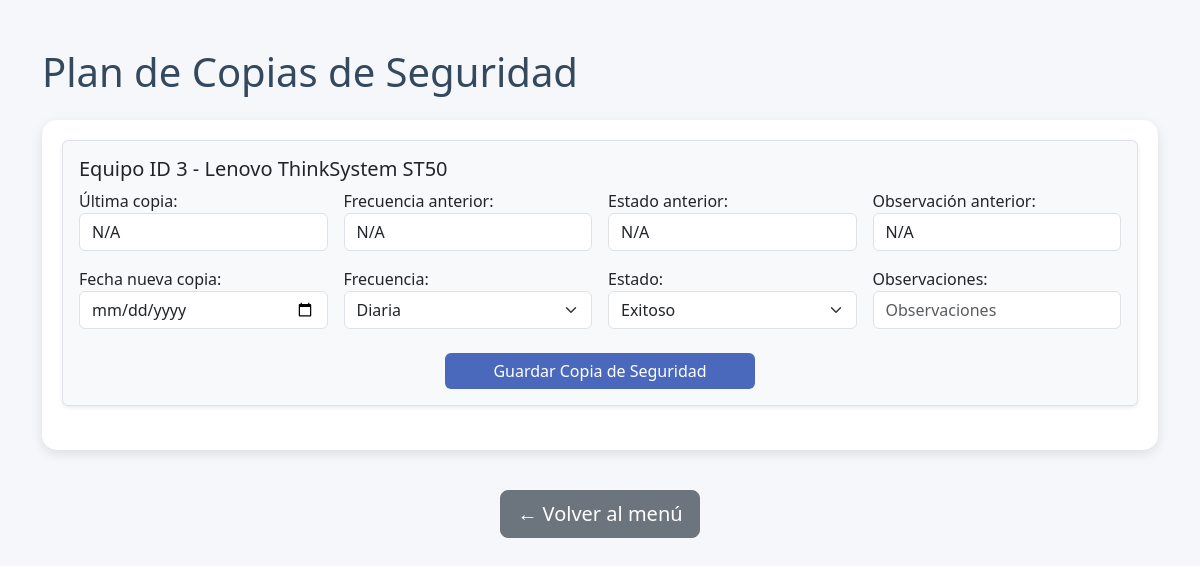
The app's page /copias_seguridad.php with its own data.
### tables this page shows
CREATE TABLE `equipos` (
  `id` int(11) NOT NULL,
  `tipo` enum('PC','notebook','servidor') NOT NULL,
  `marca` varchar(100) NOT NULL,
  `modelo` varchar(100) NOT NULL,
  `procesador` varchar(100) NOT NULL,
  `ram_gb` int(11) NOT NULL,
  `almacenamiento_gb` int(11) NOT NULL,
  `sistema_operativo` varchar(100) NOT NULL,
  `anio_fabricacion` int(11) DEFAULT NULL,
  `empleado_id` int(11) DEFAULT NULL
);

### copias_seguridad.php (the view, shortened to what this page needs)
<?php
$conexion = new mysqli("localhost", "root", "", "sistema_it");
$query = "
SELECT e.id, e.tipo, e.marca, e.modelo,
(SELECT fecha FROM backups b WHERE b.equipo_id = e.id ORDER BY fecha DESC LIMIT 1) AS ultima_fecha,
(SELECT estado FROM backups b WHERE b.equipo_id = e.id ORDER BY fecha DESC LIMIT 1) AS ultimo_estado,
(SELECT frecuencia FROM backups b WHERE b.equipo_id = e.id ORDER BY fecha DESC LIMIT 1) AS ultima_frecuencia,
(SELECT observaciones FROM backups b WHERE b.equipo_id = e.id ORDER BY fecha DESC LIMIT 1) AS ultima_observacion
FROM equipos e
WHERE e.tipo = 'servidor'
ORDER BY e.id
";
$resultado = $conexion->query($query);
?>
<!DOCTYPE html>
<html lang="es">
<head>
    <link href="https://cdn.jsdelivr.net/npm/bootstrap@5.3.0/dist/css/bootstrap.min.css" rel="stylesheet">
</head>
<body>
<div class="container py-5">
    <h1 class="mb-4">Plan de Copias de Seguridad</h1>
    <div class="table-container">
        <?php while($fila = $resultado->fetch_assoc()): ?>
            <form method="POST" action="copias_seguridad.php" class="mb-4 p-3 border rounded shadow-sm bg-light">
                <h5>Equipo ID <?= $fila['id'] ?> - <?= htmlspecialchars($fila['marca']) ?> <?= htmlspecialchars($fila['modelo']) ?></h5>
                <div class="row g-3">
                    <div class="col-md-3">
                        <label>Última copia:</label>
                        <input type="text" class="form-control" value="<?= $fila['ultima_fecha'] ?: 'N/A' ?>" readonly>
                    </div>
                    <div class="col-md-3">
                        <label>Frecuencia anterior:</label>
                        <input type="text" class="form-control" value="<?= htmlspecialchars($fila['ultima_frecuencia']) ?: 'N/A' ?>" readonly>
                    </div>
                    <div class="col-md-3">
                        <label>Estado anterior:</label>
                        <input type="text" class="form-control" value="<?= htmlspecialchars($fila['ultimo_estado']) ?: 'N/A' ?>" readonly>
                    </div>
                    <div class="col-md-3">
                        <label>Observación anterior:</label>
                        <input type="text" class="form-control" value="<?= htmlspecialchars($fila['ultima_observacion']) ?: 'N/A' ?>" readonly>
                    </div>
                    <div class="col-md-3">
                        <label>Fecha nueva copia:</label>
                        <input type="date" name="fecha" required class="form-control">
                    </div>
                    <div class="col-md-3">
                        <label>Frecuencia:</label>
                        <select name="frecuencia" required class="form-select">
                            <option value="Diaria">Diaria</option>
                        </select>
                    </div>
                    <div class="col-md-3">
                        <label>Estado:</label>
                        <select name="estado" required class="form-select">
                            <option value="Exitoso">Exitoso</option>
                        </select>
                    </div>
                    <div class="col-md-3">
                        <label>Observaciones:</label>
                        <input type="text" name="observaciones" class="form-control" placeholder="Observaciones">
                    </div>
                </div>
                <div class="text-center mt-4">
                    <button type="submit" class="btn btn-primary px-5">Guardar Copia de Seguridad</button>
                </div>
            </form>
        <?php endwhile; ?>
    </div>
    <div class="volver">
        <a href="index.php" class="btn btn-secondary btn-lg">← Volver al menú</a>
    </div>
</div>
</body>
</html>

### copias_seguridad.php (style rules this page uses)
body { background: #f5f7fa; font-family: 'Segoe UI', sans-serif; }
h1 { color: #34495e; }
.table-container { background: #ffffff; padding: 20px; border-radius: 15px; box-shadow: 0 4px 12px rgba(0,0,0,0.1); }
.btn-primary { background-color: #4a69bd; border: none; }
.volver { margin-top: 40px; text-align: center; }

### records on screen
equipos: id "3", marca "Lenovo", modelo "ThinkSystem ST50", ultima_fecha "N/A", htmlspecialchars "N/A"
